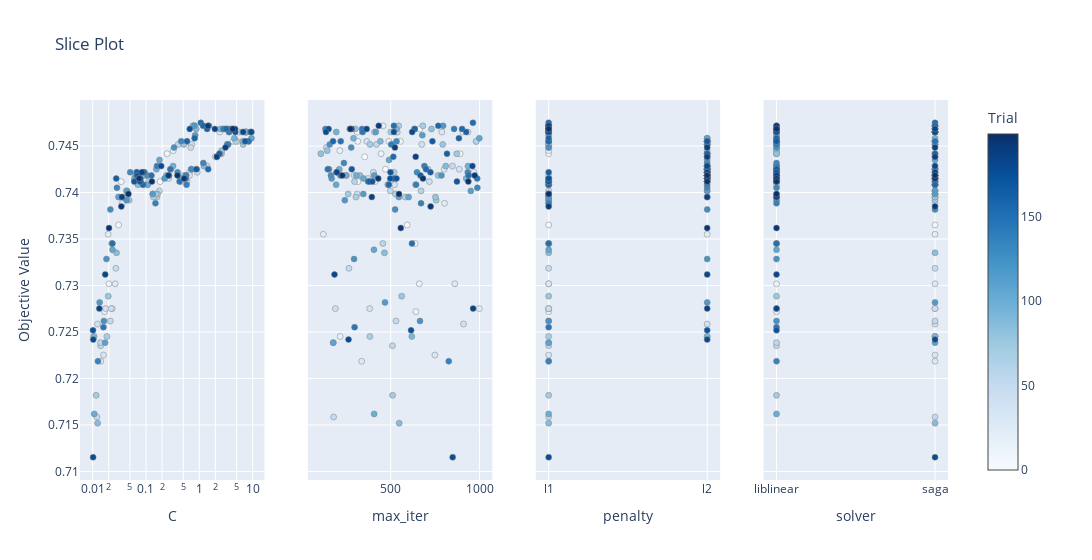

Notebook cell for this chart:
### Code cell
optuna.visualization.plot_slice(study, params=['penalty', 'C', 'max_iter', 'solver'])

### Figure 1 — Plotly figure (JSON) as saved in the notebook; plotly's stock layout.template omitted (floating-point values rounded to 4 significant figures; data arrays with more than 128 entries replaced by an {"elided": "..."} marker saying what was removed)
{"data": [{"marker": {"color": {"elided": "200 int values"}, "colorbar": {"title": {"text": "Trial"}, "x": 1, "xpad": 40}, "colorscale": [[0, "rgb(247,251,255)"], [0.125, "rgb(222,235,247)"], [0.25, "rgb(198,219,239)"], [0.375, "rgb(158,202,225)"], [0.5, "rgb(107,174,214)"], [0.625, "rgb(66,146,198)"], [0.75, "rgb(33,113,181)"], [0.875, "rgb(8,81,156)"], [1, "rgb(8,48,107)"]], "line": {"color": "Grey", "width": 0.5}, "showscale": true}, "mode": "markers", "name": "Feasible Trial", "showlegend": false, "type": "scatter", "x": {"elided": "200 float values"}, "xaxis": "x", "y": {"elided": "200 float values"}, "yaxis": "y"}, {"marker": {"color": {"elided": "200 int values"}, "colorbar": {"title": {"text": "Trial"}, "x": 1, "xpad": 40}, "colorscale": [[0, "rgb(247,251,255)"], [0.125, "rgb(222,235,247)"], [0.25, "rgb(198,219,239)"], [0.375, "rgb(158,202,225)"], [0.5, "rgb(107,174,214)"], [0.625, "rgb(66,146,198)"], [0.75, "rgb(33,113,181)"], [0.875, "rgb(8,81,156)"], [1, "rgb(8,48,107)"]], "line": {"color": "Grey", "width": 0.5}, "showscale": false}, "mode": "markers", "name": "Feasible Trial", "showlegend": false, "type": "scatter", "x": {"elided": "200 int values"}, "xaxis": "x2", "y": {"elided": "200 float values"}, "yaxis": "y2"}, {"marker": {"color": {"elided": "200 int values"}, "colorbar": {"title": {"text": "Trial"}, "x": 1, "xpad": 40}, "colorscale": [[0, "rgb(247,251,255)"], [0.125, "rgb(222,235,247)"], [0.25, "rgb(198,219,239)"], [0.375, "rgb(158,202,225)"], [0.5, "rgb(107,174,214)"], [0.625, "rgb(66,146,198)"], [0.75, "rgb(33,113,181)"], [0.875, "rgb(8,81,156)"], [1, "rgb(8,48,107)"]], "line": {"color": "Grey", "width": 0.5}, "showscale": false}, "mode": "markers", "name": "Feasible Trial", "showlegend": false, "type": "scatter", "x": {"elided": "200 str values"}, "xaxis": "x3", "y": {"elided": "200 float values"}, "yaxis": "y3"}, {"marker": {"color": {"elided": "200 int values"}, "colorbar": {"title": {"text": "Trial"}, "x": 1, "xpad": 40}, "colorscale": [[0, "rgb(247,251,255)"], [0.125, "rgb(222,235,247)"], [0.25, "rgb(198,219,239)"], [0.375, "rgb(158,202,225)"], [0.5, "rgb(107,174,214)"], [0.625, "rgb(66,146,198)"], [0.75, "rgb(33,113,181)"], [0.875, "rgb(8,81,156)"], [1, "rgb(8,48,107)"]], "line": {"color": "Grey", "width": 0.5}, "showscale": false}, "mode": "markers", "name": "Feasible Trial", "showlegend": false, "type": "scatter", "x": {"elided": "200 str values"}, "xaxis": "x4", "y": {"elided": "200 float values"}, "yaxis": "y4"}], "layout": {"title": {"text": "Slice Plot"}, "width": 1200, "xaxis": {"anchor": "y", "domain": [0, 0.2125], "title": {"text": "C"}, "type": "log"}, "xaxis2": {"anchor": "y2", "domain": [0.2625, 0.475], "title": {"text": "max_iter"}}, "xaxis3": {"anchor": "y3", "categoryarray": ["l1", "l2"], "categoryorder": "array", "domain": [0.525, 0.7375], "title": {"text": "penalty"}, "type": "category"}, "xaxis4": {"anchor": "y4", "categoryarray": ["liblinear", "saga"], "categoryorder": "array", "domain": [0.7875, 1], "title": {"text": "solver"}, "type": "category"}, "yaxis": {"anchor": "x", "domain": [0, 1], "title": {"text": "Objective Value"}}, "yaxis2": {"anchor": "x2", "domain": [0, 1], "matches": "y", "showticklabels": false}, "yaxis3": {"anchor": "x3", "domain": [0, 1], "matches": "y", "showticklabels": false}, "yaxis4": {"anchor": "x4", "domain": [0, 1], "matches": "y", "showticklabels": false}}}
